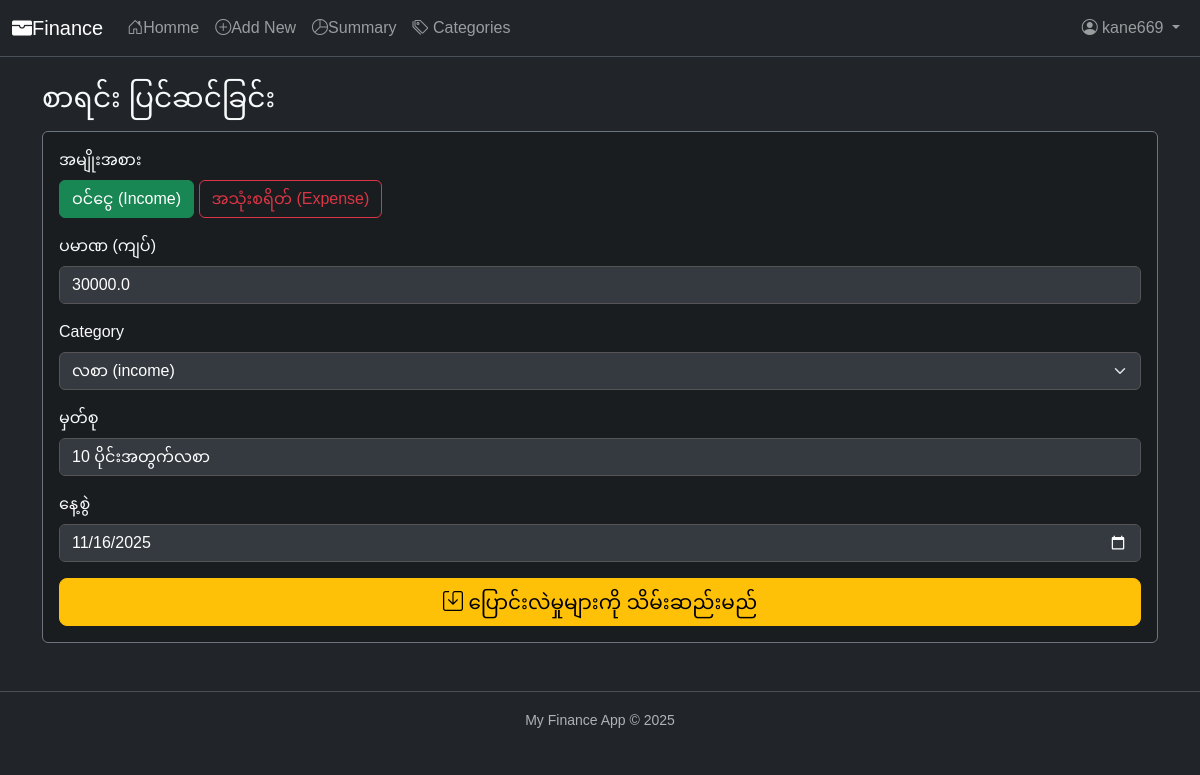
Screenshot of /edit/1 (signed in) with the database file from the repository.
### tables this page shows
CREATE TABLE transactions (
        id INTEGER PRIMARY KEY AUTOINCREMENT,
        user_id INTEGER NOT NULL,
        type TEXT NOT NULL,
        amount REAL NOT NULL,
        category TEXT NOT NULL,
        note TEXT,
        date TEXT NOT NULL,
        FOREIGN KEY (user_id) REFERENCES users (id)
    );

CREATE TABLE categories (
        id INTEGER PRIMARY KEY AUTOINCREMENT,
        name TEXT NOT NULL,
        type TEXT NOT NULL
    );

### app.py (the view, shortened to what this page needs)
@app.route("/edit/<int:id>", methods=["GET", "POST"])
def edit(id):
    if not is_logged_in():
        return redirect(url_for("login"))
    db = get_db()
    record = db.execute(
        "SELECT * FROM transactions WHERE id = ? AND user_id = ?",
        (id, session["user_id"])
    ).fetchone()
    if not record:
        return redirect(url_for("index"))
    categories = db.execute("SELECT * FROM categories ORDER BY type, name").fetchall()
    return render_template("edit.html", record=record, categories=categories)

### app.py (called while the page is built)
def is_logged_in():
    return "user_id" in session

### database.py (called while the page is built)
def get_db():
    conn = sqlite3.connect("finance.db")
    conn.row_factory = sqlite3.Row
    return conn

### templates/edit.html (shortened to what this page needs)
{% extends "layout.html" %}
{% block content %}
<h3 class="mb-3">စာရင်း ပြင်ဆင်ခြင်း</h3>
<form method="POST" class="card card-body bg-dark-subtle text-light border-secondary">
    <div class="mb-3">
        <label class="form-label">အမျိုးအစား</label>
        <div>
            <label class="btn btn-outline-success" for="income-radio">ဝင်ငွေ (Income)</label>
            <label class="btn btn-outline-danger" for="expense-radio">အသုံးစရိတ် (Expense)</label>
        </div>
    </div>
    <div class="mb-3">
        <label for="amount" class="form-label">ပမာဏ (ကျပ်)</label>
        <input type="number" name="amount" id="amount" value="{{ record.amount }}" step="0.01" class="form-control" required>
    </div>
    <div class="mb-3">
        <label for="category" class="form-label">Category</label>
        <select name="category" id="category" class="form-select" required>
            {% for c in categories %}
                <option value="{{ c.name }}" data-type="{{ c.type }}" {% if c.name == record.category %}selected{% endif %}>
                    {{ c.name }} ({{ c.type }})
                </option>
            {% endfor %}
        </select>
    </div>
    <div class="mb-3">
        <label for="note" class="form-label">မှတ်စု</label>
        <input type="text" name="note" id="note" value="{{ record.note }}" class="form-control">
    </div>
    <div class="mb-3">
        <label for="date" class="form-label">နေ့စွဲ</label>
        <input type="date" name="date" id="date" value="{{ record.date }}" class="form-control" required>
    </div>
    <button type="submit" class="btn btn-warning btn-lg"><i class="bi bi-save"></i> ပြောင်းလဲမှုများကို သိမ်းဆည်းမည်</button>
</form>
{% endblock %}

### static/style.css (style rules this page uses)
* { margin: o; padding: o; box-sizing: border-box; scroll-behavior: smooth; }
body { font-family: Arial, sans-serif; }
.form-select, .form-control { background-color: #343a40; color: #fff; border-color: #555; }
.card { border: 1px solid #444; }

### rows the page displays
transactions: amount "30000.0", category "လစာ (income)", note "10 ပိုင်းအတွက်လစာ", date "11/16/2025"

### other values shown
{{ session.username }} "kane669"
